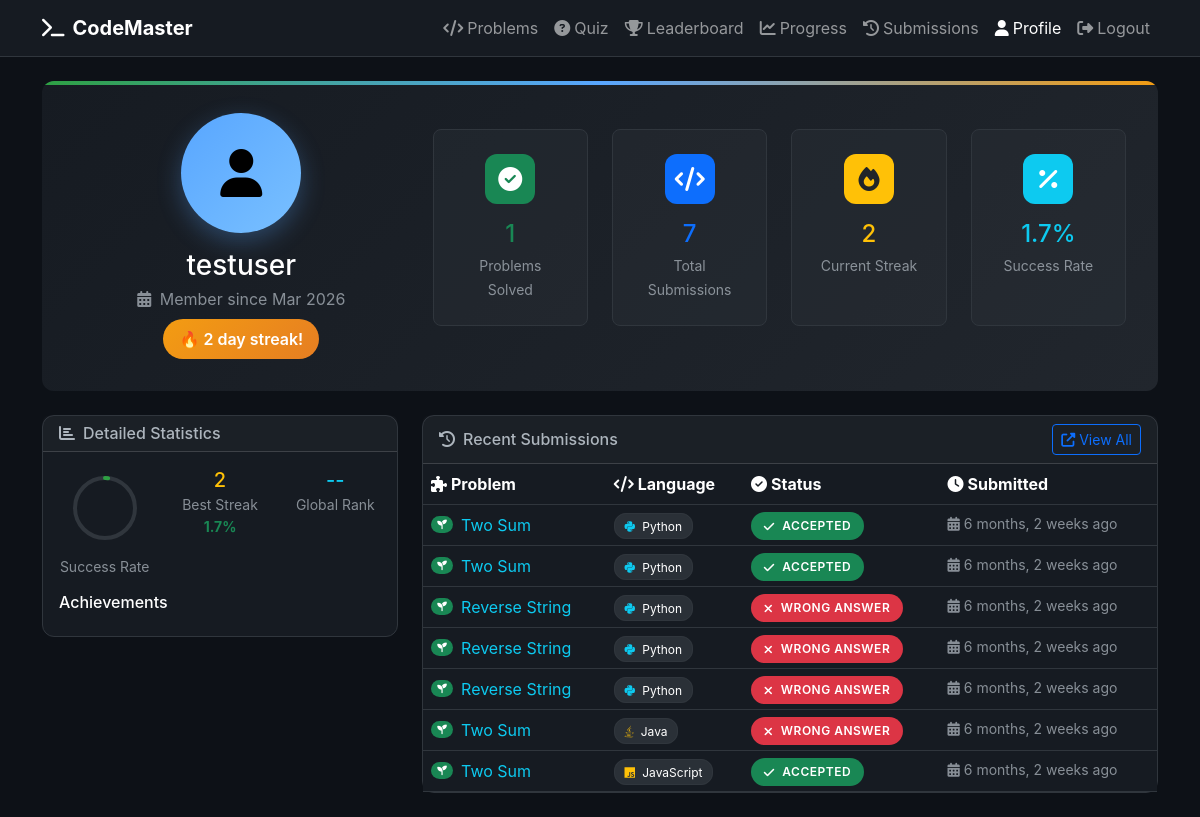
Page /users/profile/ (signed in) on the earlier database version.
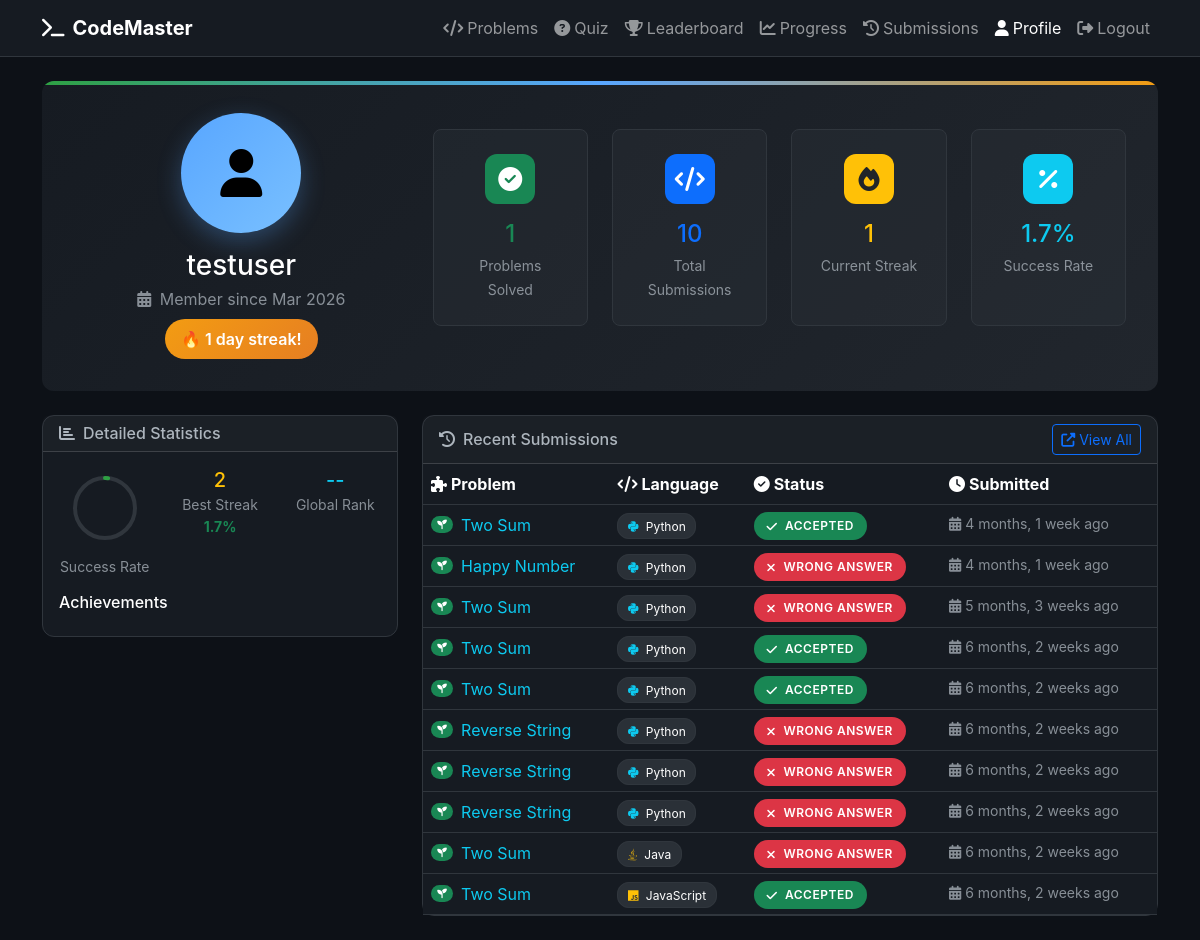
Same page on the later database version.
### users/models.py (models this page shows, shortened)
class UserProfile(models.Model):
    user = models.OneToOneField(User, on_delete=models.CASCADE)
    current_streak = models.IntegerField(default=0)
    longest_streak = models.IntegerField(default=0)
    last_solved_date = models.DateField(null=True, blank=True)
    total_problems_solved = models.IntegerField(default=0)

### submissions/models.py (models this page shows, shortened)
class Submission(models.Model):
    STATUS_CHOICES = [
        ('pending', 'Pending'),
        ('accepted', 'Accepted'),
        ('wrong_answer', 'Wrong Answer'),
        ('time_limit_exceeded', 'Time Limit Exceeded'),
        ('runtime_error', 'Runtime Error'),
        ('compilation_error', 'Compilation Error'),
    ]
    LANGUAGE_CHOICES = [
        ('python', 'Python'),
        ('java', 'Java'),
        ('javascript', 'JavaScript'),
    ]
    user = models.ForeignKey(User, on_delete=models.CASCADE)
    problem = models.ForeignKey(Problem, on_delete=models.CASCADE)
    code = models.TextField()
    language = models.CharField(max_length=20, choices=LANGUAGE_CHOICES)
    status = models.CharField(max_length=20, choices=STATUS_CHOICES, default='pending')
    runtime = models.FloatField(null=True, blank=True)
    memory_used = models.IntegerField(null=True, blank=True)
    submitted_at = models.DateTimeField(auto_now_add=True)
    ai_explanation = models.TextField(blank=True)
    class Meta:
        indexes = [
            models.Index(fields=['user', 'problem']),
            models.Index(fields=['status']),
        ]
        ordering = ['-submitted_at']

### problems/models.py (models this page shows, shortened)
class Problem(models.Model):
    DIFFICULTY_CHOICES = [
        ('easy', 'Easy'),
        ('medium', 'Medium'),
        ('hard', 'Hard'),
    ]
    title = models.CharField(max_length=200)
    slug = models.SlugField(unique=True)
    description = models.TextField()
    difficulty = models.CharField(max_length=10, choices=DIFFICULTY_CHOICES)
    category = models.ForeignKey(Category, on_delete=models.CASCADE)
    created_at = models.DateTimeField(auto_now_add=True)
    updated_at = models.DateTimeField(auto_now=True)
    class Meta:
        indexes = [
            models.Index(fields=['difficulty']),
            models.Index(fields=['category']),
        ]

### users/views.py (the view)
# urls.py: path('profile/', views.profile_view, name='profile'),
@login_required
def profile(request):
    profile, created = UserProfile.objects.get_or_create(user=request.user)
    user_submissions = Submission.objects.filter(user=request.user).order_by('-submitted_at')[:10]
    total_problems = Problem.objects.count()
    solved_problems = Submission.objects.filter(user=request.user, status='accepted').values('problem').distinct().count()
    stats = {
        'total_submissions': user_submissions.count(),
        'solved_problems': solved_problems,
        'total_problems': total_problems,
        'success_rate': round((solved_problems / total_problems * 100), 1) if total_problems > 0 else 0,
        'current_streak': profile.current_streak,
        'longest_streak': profile.longest_streak
    }
    return render(request, 'users/profile.html', {
        'submissions': user_submissions,
        'stats': stats,
        'profile': profile
    })

### templates/users/profile.html (shortened to what this page needs)
<!DOCTYPE html>
<html lang="en" data-bs-theme="dark">
<head>
    <link href="https://cdn.jsdelivr.net/npm/bootstrap@5.3.0/dist/css/bootstrap.min.css" rel="stylesheet">
    <link href="https://cdnjs.cloudflare.com/ajax/libs/font-awesome/6.4.0/css/all.min.css" rel="stylesheet">
</head>
<body>
    <nav class="navbar navbar-expand-lg navbar-dark">
        <div class="container">
            <a class="navbar-brand fw-bold" href="/">
                <i class="fas fa-terminal me-2"></i>CodeMaster
            </a>
            <div class="navbar-nav ms-auto">
                <a class="nav-link" href="/problems/"><i class="fas fa-code me-1"></i>Problems</a>
                <a class="nav-link" href="/quiz/"><i class="fas fa-question-circle me-1"></i>Quiz</a>
                <a class="nav-link" href="/users/leaderboard/"><i class="fas fa-trophy me-1"></i>Leaderboard</a>
                <a class="nav-link" href="/users/progress/"><i class="fas fa-chart-line me-1"></i>Progress</a>
                <a class="nav-link" href="/submissions/"><i class="fas fa-history me-1"></i>Submissions</a>
                <a class="nav-link active" href="/users/profile/"><i class="fas fa-user me-1"></i>Profile</a>
                <a class="nav-link" href="/users/logout/"><i class="fas fa-sign-out-alt me-1"></i>Logout</a>
            </div>
        </div>
    </nav>
    <div class="container py-4">
        <div class="profile-header mb-4">
            <div class="row align-items-center">
                <div class="col-md-4 text-center">
                    <div class="profile-avatar">
                        <i class="fas fa-user"></i>
                    </div>
                    <h3 class="text-white mb-1">{{ user.username }}</h3>
                    <p class="text-muted mb-2">
                        <i class="fas fa-calendar-alt me-1"></i>
                        Member since {{ user.date_joined|date:"M Y" }}
                    </p>
                    {% if profile.current_streak > 0 %}
                    <div class="streak-badge">
                        <span class="me-1">🔥</span>
                        {{ profile.current_streak }} day streak!
                    </div>
                    {% endif %}
                </div>
                <div class="col-md-8">
                    <div class="row">
                        <div class="col-md-3 col-6 mb-3">
                            <div class="stat-card">
                                <div class="stat-icon bg-success text-white">
                                    <i class="fas fa-check-circle"></i>
                                </div>
                                <h4 class="text-success mb-1">{{ stats.solved_problems|default:0 }}</h4>
                                <small class="text-muted">Problems Solved</small>
                            </div>
                        </div>
                        <div class="col-md-3 col-6 mb-3">
                            <div class="stat-card">
                                <div class="stat-icon bg-primary text-white">
                                    <i class="fas fa-code"></i>
                                </div>
                                <h4 class="text-primary mb-1">{{ stats.total_submissions|default:0 }}</h4>
                                <small class="text-muted">Total Submissions</small>
                            </div>
                        </div>
                        <div class="col-md-3 col-6 mb-3">
                            <div class="stat-card">
                                <div class="stat-icon bg-warning text-dark">
                                    <i class="fas fa-fire"></i>
                                </div>
                                <h4 class="text-warning mb-1">{{ stats.current_streak|default:0 }}</h4>
                                <small class="text-muted">Current Streak</small>
                            </div>
                        </div>
                        <div class="col-md-3 col-6 mb-3">
                            <div class="stat-card">
                                <div class="stat-icon bg-info text-white">
                                    <i class="fas fa-percentage"></i>
                                </div>
                                <h4 class="text-info mb-1">{{ stats.success_rate|default:0 }}%</h4>
                                <small class="text-muted">Success Rate</small>
                            </div>
                        </div>
                    </div>
                </div>
            </div>
        </div>
        <div class="row">
            <div class="col-md-4">
                <div class="card mb-4">
                    <div class="card-header">
                        <h6 class="mb-0"><i class="fas fa-chart-bar me-2"></i>Detailed Statistics</h6>
                    </div>
                    <div class="card-body">
                        <div class="row text-center mb-3">
                            <div class="col-4">
                                <div class="progress-ring" style="--progress: {{ stats.success_rate|default:0 }}">
                                    <svg class="progress-ring">
                                        <circle class="progress-ring-circle"></circle>
                                        <circle class="progress-ring-progress"></circle>
                                    </svg>
                                    <div class="position-absolute top-50 start-50 translate-middle">
                                        <small class="text-success fw-bold">{{ stats.success_rate|default:0 }}%</small>
                                    </div>
                                </div>
                                <small class="text-muted d-block mt-2">Success Rate</small>
                            </div>
                            <div class="col-4">
                                <h5 class="text-warning mb-0">{{ profile.longest_streak|default:0 }}</h5>
                                <small class="text-muted">Best Streak</small>
                            </div>
                            <div class="col-4">
                                <h5 class="text-info mb-0">{{ profile.rank|default:"--" }}</h5>
                                <small class="text-muted">Global Rank</small>
                            </div>
                        </div>
                        <div class="mt-3">
                            <h6 class="text-white mb-2">Achievements</h6>
                        </div>
                    </div>
                </div>
            </div>
            <div class="col-md-8">
                <div class="card">
                    <div class="card-header d-flex justify-content-between align-items-center">
                        <h6 class="mb-0"><i class="fas fa-history me-2"></i>Recent Submissions</h6>
                        <a href="/submissions/" class="btn btn-outline-primary btn-sm">
                            <i class="fas fa-external-link-alt me-1"></i>View All
                        </a>
                    </div>
                    <div class="table-responsive">
                        <table class="table table-dark table-hover mb-0">
                            <thead>
                                <tr>
                                    <th><i class="fas fa-puzzle-piece me-1"></i>Problem</th>
                                    <th><i class="fas fa-code me-1"></i>Language</th>
                                    <th><i class="fas fa-check-circle me-1"></i>Status</th>
                                    <th><i class="fas fa-clock me-1"></i>Submitted</th>
                                </tr>
                            </thead>
                            <tbody>
                                {% for submission in submissions %}
                                <tr class="submission-row">
                                    <td>
                                        <div class="d-flex align-items-center">
                                            <span class="badge rounded-pill me-2
                                                {% if submission.problem.difficulty == 'easy' %}bg-success
                                                {% elif submission.problem.difficulty == 'medium' %}bg-warning text-dark
                                                {% else %}bg-danger{% endif %}" style="font-size: 0.6rem;">
                                                {% if submission.problem.difficulty == 'easy' %}<i class="fas fa-seedling"></i>
                                                {% elif submission.problem.difficulty == 'medium' %}<i class="fas fa-star"></i>
                                                {% else %}<i class="fas fa-fire"></i>{% endif %}
                                            </span>
                                            <a href="/problems/{{ submission.problem.slug }}/" class="text-decoration-none text-info">
                                                {{ submission.problem.title }}
                                            </a>
                                        </div>
                                    </td>
                                    <td>
                                        <span class="language-badge">
                                            {% if submission.language == 'python' %}<i class="fab fa-python me-1 text-info"></i>
                                            {% elif submission.language == 'java' %}<i class="fab fa-java me-1 text-warning"></i>
                                            {% elif submission.language == 'javascript' %}<i class="fab fa-js me-1 text-warning"></i>
                                            {% else %}<i class="fas fa-code me-1"></i>{% endif %}
                                            {{ submission.get_language_display }}
                                        </span>
                                    </td>
                                    <td>
                                        <span class="status-badge
                                            {% if submission.status == 'accepted' %}bg-success
                                            {% elif submission.status == 'wrong_answer' %}bg-danger
                                            {% elif submission.status == 'runtime_error' %}bg-warning text-dark
                                            {% else %}bg-secondary{% endif %}">
                                            {% if submission.status == 'accepted' %}<i class="fas fa-check me-1"></i>
                                            {% elif submission.status == 'wrong_answer' %}<i class="fas fa-times me-1"></i>
                                            {% elif submission.status == 'runtime_error' %}<i class="fas fa-exclamation-triangle me-1"></i>
                                            {% else %}<i class="fas fa-question me-1"></i>{% endif %}
                                            {{ submission.get_status_display }}
                                        </span>
                                    </td>
                                    <td class="text-muted small">
                                        <i class="fas fa-calendar-alt me-1"></i>{{ submission.submitted_at|timesince }} ago
                                    </td>
                                </tr>
                                {% endfor %}
                            </tbody>
                        </table>
                    </div>
                </div>
            </div>
        </div>
    </div>
</body>
</html>

Differences in the rows shown:
changed UserProfile: current_streak "2" → "1"
added Submission: problem "Two Sum", language "Python", status "ACCEPTED", submitted_at "4 months, 1 week"
added Submission: problem "Happy Number", language "Python", status "WRONG ANSWER", submitted_at "4 months, 1 week"
added Submission: problem "Two Sum", language "Python", status "WRONG ANSWER", submitted_at "5 months, 3 weeks"
Other differences:
{{ stats.total_submissions|default:0 }}: "7" → "10"
{{ stats.current_streak|default:0 }}: "2" → "1"
